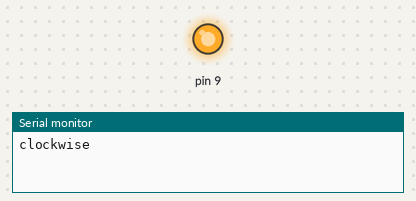
The sketch below on a simulated Arduino Uno, built with avr-gcc and run on an emulated ATmega328P. Parts: output pins drawn as LEDs (lit = HIGH), the last lines printed to the serial monitor. Pins used as bus, display or sensor lines are not drawn.

Above: at 0.7 s.
At 5.2 s:
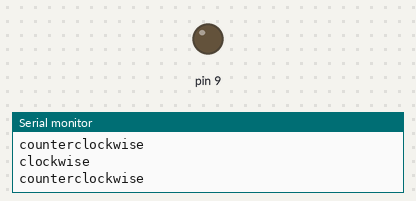
Timing chart, 0 to 6.9 s (numbered marks = the images above):
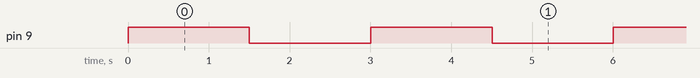

The sketch:

testInjector.ino
```cpp
/*
 Stepper Motor Control - one revolution

 This program drives a unipolar or bipolar stepper motor.
 The motor is attached to digital pins 8 - 11 of the Arduino.

 The motor should revolve one revolution in one direction, then
 one revolution in the other direction.


 Created 11 Mar. 2007
 Modified 30 Nov. 2009
 by Tom Igoe

 */

#include "StepperK.h"

const int stepsPerRevolution = 800;  // change this to fit the number of steps per revolution
// for your motor

// initialize the Stepper library on pins 8 through 11:
Stepper myStepper(stepsPerRevolution, 8, 9);

void setup() {
  // set the speed at 60 rpm:
  myStepper.setSpeed(60);
  // initialize the serial port:
  Serial.begin(9600);
}

void loop() {
  // step one revolution in one direction:
  Serial.println("clockwise");
  myStepper.step(stepsPerRevolution);
  delay(500);

  // step one revolution in the other direction:
  Serial.println("counterclockwise");
  myStepper.step(-stepsPerRevolution);
  delay(500);
}
```

StepperK.cpp
```cpp
#include "Arduino.h"
#include "StepperK.h"

/*
 * two-wire constructor.
 * Sets which wires should control the motor.
 */
Stepper::Stepper(int number_of_steps, int motor_pin_1, int motor_pin_2)
{
  this->step_number = 0;    // which step the motor is on
  this->direction = 0;      // motor direction
  this->last_step_time = 0; // timestamp in us of the last step taken
  this->number_of_steps = number_of_steps; // total number of steps for this motor

  // Arduino pins for the motor control connection:
  this->motor_pin_1 = motor_pin_1;
  this->motor_pin_2 = motor_pin_2;

  // setup the pins on the microcontroller:
  pinMode(this->motor_pin_1, OUTPUT);
  pinMode(this->motor_pin_2, OUTPUT);

  // When there are only 2 pins, set the others to 0:
  this->motor_pin_3 = 0;
  this->motor_pin_4 = 0;
  this->motor_pin_5 = 0;

  // pin_count is used by the stepMotor() method:
  this->pin_count = 2;
}


/*
 *   constructor for four-pin version
 *   Sets which wires should control the motor.
 */
Stepper::Stepper(int number_of_steps, int motor_pin_1, int motor_pin_2,
                                      int motor_pin_3, int motor_pin_4)
{
  this->step_number = 0;    // which step the motor is on
  this->direction = 0;      // motor direction
  this->last_step_time = 0; // timestamp in us of the last step taken
  this->number_of_steps = number_of_steps; // total number of steps for this motor

  // Arduino pins for the motor control connection:
  this->motor_pin_1 = motor_pin_1;
  this->motor_pin_2 = motor_pin_2;
  this->motor_pin_3 = motor_pin_3;
  this->motor_pin_4 = motor_pin_4;

  // setup the pins on the microcontroller:
  pinMode(this->motor_pin_1, OUTPUT);
  pinMode(this->motor_pin_2, OUTPUT);
  pinMode(this->motor_pin_3, OUTPUT);
  pinMode(this->motor_pin_4, OUTPUT);

  // When there are 4 pins, set the others to 0:
  this->motor_pin_5 = 0;

  // pin_count is used by the stepMotor() method:
  this->pin_count = 4;
}

/*
 *   constructor for five phase motor with five wires
 *   Sets which wires should control the motor.
 */
Stepper::Stepper(int number_of_steps, int motor_pin_1, int motor_pin_2,
                                      int motor_pin_3, int motor_pin_4,
                                      int motor_pin_5)
{
  this->step_number = 0;    // which step the motor is on
  this->direction = 0;      // motor direction
  this->last_step_time = 0; // timestamp in us of the last step taken
  this->number_of_steps = number_of_steps; // total number of steps for this motor

  // Arduino pins for the motor control connection:
  this->motor_pin_1 = motor_pin_1;
  this->motor_pin_2 = motor_pin_2;
  this->motor_pin_3 = motor_pin_3;
  this->motor_pin_4 = motor_pin_4;
  this->motor_pin_5 = motor_pin_5;

  // setup the pins on the microcontroller:
  pinMode(this->motor_pin_1, OUTPUT);
  pinMode(this->motor_pin_2, OUTPUT);
  pinMode(this->motor_pin_3, OUTPUT);
  pinMode(this->motor_pin_4, OUTPUT);
  pinMode(this->motor_pin_5, OUTPUT);

  // pin_count is used by the stepMotor() method:
  this->pin_count = 5;
}

/*
 * Sets the speed in revs per minute
 */
void Stepper::setSpeed(long whatSpeed)
{
  this->step_delay = 60L * 1000L * 1000L / this->number_of_steps / whatSpeed;
}

/*
 * Moves the motor steps_to_move steps.  If the number is negative,
 * the motor moves in the reverse direction.
 */
void Stepper::step(int steps_to_move)
{
  int steps_left = abs(steps_to_move);  // how many steps to take

  // determine direction based on whether steps_to_mode is + or -:
  if (steps_to_move > 0) { this->direction = 1; }
  if (steps_to_move < 0) { this->direction = 0; }


  // decrement the number of steps, moving one step each time:
  while (steps_left > 0)
  {
    unsigned long now = micros();
    // move only if the appropriate delay has passed:
    if (now - this->last_step_time >= this->step_delay)
    {
      // get the timeStamp of when you stepped:
      this->last_step_time = now;
      // increment or decrement the step number,
      // depending on direction:
      if (this->direction == 1)
      {
        this->step_number++;
        if (this->step_number == this->number_of_steps) {
          this->step_number = 0;
        }
      }
      else
      {
        if (this->step_number == 0) {
          this->step_number = this->number_of_steps;
        }
        this->step_number--;
      }
      // decrement the steps left:
      steps_left--;
      // step the motor to step number 0, 1, ..., {3 or 10}
      if (this->pin_count == 5)
        stepController(direction);
      else
        stepController(direction);
    }
  }
}

/*
 * Moves the motor forward or backwards.
 */

void Stepper::stepController(int dir) {
  digitalWrite(motor_pin_1, HIGH);
  if (dir == 0)
        digitalWrite(motor_pin_2, LOW);
      else
        digitalWrite(motor_pin_2, HIGH);
  digitalWrite(motor_pin_1, LOW);

}

void Stepper::stepMotor(int thisStep)
{
  if (this->pin_count == 2) {
    switch (thisStep) {
      case 0:  // 01
        digitalWrite(motor_pin_1, LOW);
        digitalWrite(motor_pin_2, HIGH);
      break;
      case 1:  // 11
        digitalWrite(motor_pin_1, HIGH);
        digitalWrite(motor_pin_2, HIGH);
      break;
      case 2:  // 10
        digitalWrite(motor_pin_1, HIGH);
        digitalWrite(motor_pin_2, LOW);
      break;
      case 3:  // 00
        digitalWrite(motor_pin_1, LOW);
        digitalWrite(motor_pin_2, LOW);
      break;
    }
  }
  if (this->pin_count == 4) {
    switch (thisStep) {
      case 0:  // 1010
        digitalWrite(motor_pin_1, HIGH);
        digitalWrite(motor_pin_2, LOW);
        digitalWrite(motor_pin_3, HIGH);
        digitalWrite(motor_pin_4, LOW);
      break;
      case 1:  // 0110
        digitalWrite(motor_pin_1, LOW);
        digitalWrite(motor_pin_2, HIGH);
        digitalWrite(motor_pin_3, HIGH);
        digitalWrite(motor_pin_4, LOW);
      break;
      case 2:  //0101
        digitalWrite(motor_pin_1, LOW);
        digitalWrite(motor_pin_2, HIGH);
        digitalWrite(motor_pin_3, LOW);
        digitalWrite(motor_pin_4, HIGH);
      break;
      case 3:  //1001
        digitalWrite(motor_pin_1, HIGH);
        digitalWrite(motor_pin_2, LOW);
        digitalWrite(motor_pin_3, LOW);
        digitalWrite(motor_pin_4, HIGH);
      break;
    }
  }

  if (this->pin_count == 5) {
    switch (thisStep) {
      case 0:  // 01101
        digitalWrite(motor_pin_1, LOW);
        digitalWrite(motor_pin_2, HIGH);
        digitalWrite(motor_pin_3, HIGH);
        digitalWrite(motor_pin_4, LOW);
        digitalWrite(motor_pin_5, HIGH);
        break;
      case 1:  // 01001
        digitalWrite(motor_pin_1, LOW);
        digitalWrite(motor_pin_2, HIGH);
        digitalWrite(motor_pin_3, LOW);
        digitalWrite(motor_pin_4, LOW);
        digitalWrite(motor_pin_5, HIGH);
        break;
      case 2:  // 01011
        digitalWrite(motor_pin_1, LOW);
        digitalWrite(motor_pin_2, HIGH);
        digitalWrite(motor_pin_3, LOW);
        digitalWrite(motor_pin_4, HIGH);
        digitalWrite(motor_pin_5, HIGH);
        break;
      case 3:  // 01010
        digitalWrite(motor_pin_1, LOW);
        digitalWrite(motor_pin_2, HIGH);
        digitalWrite(motor_pin_3, LOW);
        digitalWrite(motor_pin_4, HIGH);
        digitalWrite(motor_pin_5, LOW);
        break;
      case 4:  // 11010
        digitalWrite(motor_pin_1, HIGH);
        digitalWrite(motor_pin_2, HIGH);
        digitalWrite(motor_pin_3, LOW);
        digitalWrite(motor_pin_4, HIGH);
        digitalWrite(motor_pin_5, LOW);
        break;
      case 5:  // 10010
        digitalWrite(motor_pin_1, HIGH);
        digitalWrite(motor_pin_2, LOW);
        digitalWrite(motor_pin_3, LOW);
        digitalWrite(motor_pin_4, HIGH);
        digitalWrite(motor_pin_5, LOW);
        break;
      case 6:  // 10110
        digitalWrite(motor_pin_1, HIGH);
        digitalWrite(motor_pin_2, LOW);
        digitalWrite(motor_pin_3, HIGH);
        digitalWrite(motor_pin_4, HIGH);
        digitalWrite(motor_pin_5, LOW);
        break;
      case 7:  // 10100
        digitalWrite(motor_pin_1, HIGH);
        digitalWrite(motor_pin_2, LOW);
        digitalWrite(motor_pin_3, HIGH);
        digitalWrite(motor_pin_4, LOW);
        digitalWrite(motor_pin_5, LOW);
        break;
      case 8:  // 10101
        digitalWrite(motor_pin_1, HIGH);
        digitalWrite(motor_pin_2, LOW);
        digitalWrite(motor_pin_3, HIGH);
        digitalWrite(motor_pin_4, LOW);
        digitalWrite(motor_pin_5, HIGH);
        break;
      case 9:  // 00101
        digitalWrite(motor_pin_1, LOW);
        digitalWrite(motor_pin_2, LOW);
        digitalWrite(motor_pin_3, HIGH);
        digitalWrite(motor_pin_4, LOW);
        digitalWrite(motor_pin_5, HIGH);
        break;
    }
  }
}

/*
  version() returns the version of the library:
*/
int Stepper::version(void)
{
  return 6;
}
```

StepperK.h
```cpp
// (licence header left out)
// ensure this library description is only included once
#ifndef StepperK_h
#define StepperK_h

// library interface description
class Stepper {
  public:
    // constructors:
    Stepper(int number_of_steps, int motor_pin_1, int motor_pin_2);
    Stepper(int number_of_steps, int motor_pin_1, int motor_pin_2,
                                 int motor_pin_3, int motor_pin_4);
    Stepper(int number_of_steps, int motor_pin_1, int motor_pin_2,
                                 int motor_pin_3, int motor_pin_4,
                                 int motor_pin_5);

    // speed setter method:
    void setSpeed(long whatSpeed);

    // mover method:
    void step(int number_of_steps);

    int version(void);

  private:
    void stepMotor(int this_step);
    void stepController(int dir); // in case an external controller takes
    //care of the step sequence

    int direction;            // Direction of rotation
    unsigned long step_delay; // delay between steps, in ms, based on speed
    int number_of_steps;      // total number of steps this motor can take
    int pin_count;            // how many pins are in use.
    int step_number;          // which step the motor is on

    // motor pin numbers:
    int motor_pin_1;
    int motor_pin_2;
    int motor_pin_3;
    int motor_pin_4;
    int motor_pin_5;          // Only 5 phase motor

    unsigned long last_step_time; // timestamp in us of when the last step was taken
};

#endif
```

Measured:
- by itself, pin 9: alternates HIGH for 1.5 s and LOW for 1.5 s
